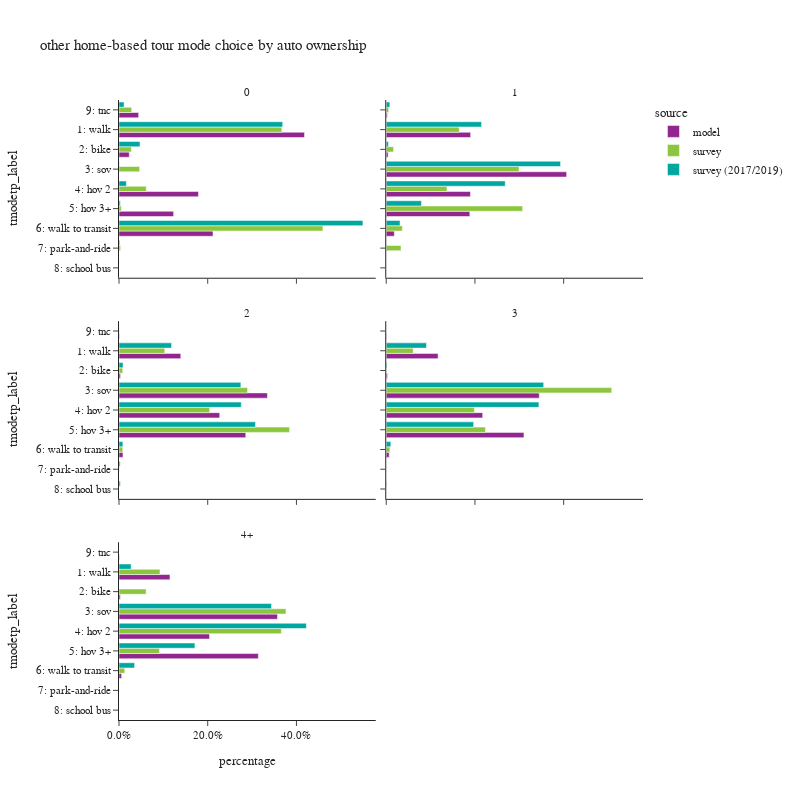

The cell this chart's notebook holds for it:
### Code cell
plot_mode_choice(hb_tour.loc[hb_tour['auto_ownership_4+']!="-1"],"auto_ownership_4+",
                 {"auto_ownership_4+":["0","1","2","3","4+"],
                  "tmodetp_label":["1: walk","2: bike","3: sov","4: hov 2","5: hov 3+","6: walk to transit",
                                   "7: park-and-ride","8: school bus","9: other–survey only"]},
                 "auto ownership",2,800)

### Figure 1 — Plotly figure (JSON) as saved in the notebook; plotly's stock layout.template omitted (floating-point values rounded to 4 significant figures)
{"data": [{"alignmentgroup": "True", "customdata": [[88957], [4929], [38115], [26203], [45091], [9410]], "hovertemplate": "source=model<br>auto_ownership_4+=0<br>percentage=%{x}<br>tmodetp_label=%{y}<br>sample count=%{customdata[0]}<extra></extra>", "legendgroup": "model", "marker": {"color": "#91268F", "pattern": {"shape": ""}}, "name": "model", "offsetgroup": "model", "orientation": "h", "showlegend": true, "textposition": "auto", "type": "bar", "x": [0.4182, 0.02317, 0.1792, 0.1232, 0.212, 0.04424], "xaxis": "x5", "y": ["1: walk", "2: bike", "4: hov 2", "5: hov 3+", "6: walk to transit", "9: tnc"], "yaxis": "y5"}, {"alignmentgroup": "True", "customdata": [[132097], [2948], [282433], [131804], [130848], [12645], [1666]], "hovertemplate": "source=model<br>auto_ownership_4+=1<br>percentage=%{x}<br>tmodetp_label=%{y}<br>sample count=%{customdata[0]}<extra></extra>", "legendgroup": "model", "marker": {"color": "#91268F", "pattern": {"shape": ""}}, "name": "model", "offsetgroup": "model", "orientation": "h", "showlegend": false, "textposition": "auto", "type": "bar", "x": [0.1902, 0.004245, 0.4067, 0.1898, 0.1884, 0.01821, 0.002399], "xaxis": "x6", "y": ["1: walk", "2: bike", "3: sov", "4: hov 2", "5: hov 3+", "6: walk to transit", "9: tnc"], "yaxis": "y6"}, {"alignmentgroup": "True", "customdata": [[172819], [4157], [415190], [281776], [354619], [11121], [1352]], "hovertemplate": "source=model<br>auto_ownership_4+=2<br>percentage=%{x}<br>tmodetp_label=%{y}<br>sample count=%{customdata[0]}<extra></extra>", "legendgroup": "model", "marker": {"color": "#91268F", "pattern": {"shape": ""}}, "name": "model", "offsetgroup": "model", "orientation": "h", "showlegend": false, "textposition": "auto", "type": "bar", "x": [0.1393, 0.00335, 0.3346, 0.227, 0.2857, 0.008961, 0.001089], "xaxis": "x3", "y": ["1: walk", "2: bike", "3: sov", "4: hov 2", "5: hov 3+", "6: walk to transit", "9: tnc"], "yaxis": "y3"}, {"alignmentgroup": "True", "customdata": [[83716], [2078], [247087], [155718], [222343], [4708], [590]], "hovertemplate": "source=model<br>auto_ownership_4+=3<br>percentage=%{x}<br>tmodetp_label=%{y}<br>sample count=%{customdata[0]}<extra></extra>", "legendgroup": "model", "marker": {"color": "#91268F", "pattern": {"shape": ""}}, "name": "model", "offsetgroup": "model", "orientation": "h", "showlegend": false, "textposition": "auto", "type": "bar", "x": [0.1169, 0.002901, 0.345, 0.2174, 0.3104, 0.006573, 0.0008237], "xaxis": "x4", "y": ["1: walk", "2: bike", "3: sov", "4: hov 2", "5: hov 3+", "6: walk to transit", "9: tnc"], "yaxis": "y4"}, {"alignmentgroup": "True", "customdata": [[44740], [1143], [139125], [79455], [122315], [2289], [344]], "hovertemplate": "source=model<br>auto_ownership_4+=4+<br>percentage=%{x}<br>tmodetp_label=%{y}<br>sample count=%{customdata[0]}<extra></extra>", "legendgroup": "model", "marker": {"color": "#91268F", "pattern": {"shape": ""}}, "name": "model", "offsetgroup": "model", "orientation": "h", "showlegend": false, "textposition": "auto", "type": "bar", "x": [0.1149, 0.002935, 0.3573, 0.204, 0.3141, 0.005878, 0.0008834], "xaxis": "x", "y": ["1: walk", "2: bike", "3: sov", "4: hov 2", "5: hov 3+", "6: walk to transit", "9: tnc"], "yaxis": "y"}, {"alignmentgroup": "True", "customdata": [[227], [29], [8], [15], [12], [128], [5], [10]], "hovertemplate": "source=survey<br>auto_ownership_4+=0<br>percentage=%{x}<br>tmodetp_label=%{y}<br>sample count=%{customdata[0]}<extra></extra>", "legendgroup": "survey", "marker": {"color": "#8CC63E", "pattern": {"shape": ""}}, "name": "survey", "offsetgroup": "survey", "orientation": "h", "showlegend": true, "textposition": "auto", "type": "bar", "x": [0.3671, 0.02794, 0.04656, 0.06136, 0.005082, 0.4597, 0.003652, 0.0286], "xaxis": "x5", "y": ["1: walk", "2: bike", "3: sov", "4: hov 2", "5: hov 3+", "6: walk to transit", "7: park-and-ride", "9: tnc"], "yaxis": "y5"}, {"alignmentgroup": "True", "customdata": [[441], [60], [556], [296], [163], [54], [6], [2], [4]], "hovertemplate": "source=survey<br>auto_ownership_4+=1<br>percentage=%{x}<br>tmodetp_label=%{y}<br>sample count=%{customdata[0]}<extra></extra>", "legendgroup": "survey", "marker": {"color": "#8CC63E", "pattern": {"shape": ""}}, "name": "survey", "offsetgroup": "survey", "orientation": "h", "showlegend": false, "textposition": "auto", "type": "bar", "x": [0.1645, 0.01647, 0.2994, 0.1369, 0.3076, 0.03627, 0.03327, 6.529e-05, 0.005491], "xaxis": "x6", "y": ["1: walk", "2: bike", "3: sov", "4: hov 2", "5: hov 3+", "6: walk to transit", "7: park-and-ride", "8: school bus", "9: tnc"], "yaxis": "y6"}, {"alignmentgroup": "True", "customdata": [[187], [24], [494], [364], [270], [14], [5], [5]], "hovertemplate": "source=survey<br>auto_ownership_4+=2<br>percentage=%{x}<br>tmodetp_label=%{y}<br>sample count=%{customdata[0]}<extra></extra>", "legendgroup": "survey", "marker": {"color": "#8CC63E", "pattern": {"shape": ""}}, "name": "survey", "offsetgroup": "survey", "orientation": "h", "showlegend": false, "textposition": "auto", "type": "bar", "x": [0.1032, 0.008496, 0.2898, 0.2043, 0.3845, 0.00839, 0.0006206, 0.0006715], "xaxis": "x3", "y": ["1: walk", "2: bike", "3: sov", "4: hov 2", "5: hov 3+", "6: walk to transit", "7: park-and-ride", "9: tnc"], "yaxis": "y3"}, {"alignmentgroup": "True", "customdata": [[38], [2], [194], [91], [45], [2]], "hovertemplate": "source=survey<br>auto_ownership_4+=3<br>percentage=%{x}<br>tmodetp_label=%{y}<br>sample count=%{customdata[0]}<extra></extra>", "legendgroup": "survey", "marker": {"color": "#8CC63E", "pattern": {"shape": ""}}, "name": "survey", "offsetgroup": "survey", "orientation": "h", "showlegend": false, "textposition": "auto", "type": "bar", "x": [0.06076, 0.0003418, 0.5084, 0.1986, 0.2236, 0.008303], "xaxis": "x4", "y": ["1: walk", "2: bike", "3: sov", "4: hov 2", "5: hov 3+", "6: walk to transit"], "yaxis": "y4"}, {"alignmentgroup": "True", "customdata": [[13], [3], [65], [45], [16], [2]], "hovertemplate": "source=survey<br>auto_ownership_4+=4+<br>percentage=%{x}<br>tmodetp_label=%{y}<br>sample count=%{customdata[0]}<extra></extra>", "legendgroup": "survey", "marker": {"color": "#8CC63E", "pattern": {"shape": ""}}, "name": "survey", "offsetgroup": "survey", "orientation": "h", "showlegend": false, "textposition": "auto", "type": "bar", "x": [0.09236, 0.06121, 0.3764, 0.366, 0.09106, 0.01299], "xaxis": "x", "y": ["1: walk", "2: bike", "3: sov", "4: hov 2", "5: hov 3+", "6: walk to transit"], "yaxis": "y"}, {"alignmentgroup": "True", "customdata": [[389], [28], [7], [27], [12], [286], [4], [1], [22]], "hovertemplate": "source=survey (2017/2019)<br>auto_ownership_4+=0<br>percentage=%{x}<br>tmodetp_label=%{y}<br>sample count=%{customdata[0]}<extra></extra>", "legendgroup": "survey (2017/2019)", "marker": {"color": "#00A7A0", "pattern": {"shape": ""}}, "name": "survey (2017/2019)", "offsetgroup": "survey (2017/2019)", "orientation": "h", "showlegend": true, "textposition": "auto", "type": "bar", "x": [0.3691, 0.04729, 0.0006345, 0.0166, 0.002892, 0.5499, 0.001909, 0.0001904, 0.0115], "xaxis": "x5", "y": ["1: walk", "2: bike", "3: sov", "4: hov 2", "5: hov 3+", "6: walk to transit", "7: park-and-ride", "8: school bus", "9: tnc"], "yaxis": "y5"}, {"alignmentgroup": "True", "customdata": [[977], [40], [839], [626], [264], [165], [8], [2], [34]], "hovertemplate": "source=survey (2017/2019)<br>auto_ownership_4+=1<br>percentage=%{x}<br>tmodetp_label=%{y}<br>sample count=%{customdata[0]}<extra></extra>", "legendgroup": "survey (2017/2019)", "marker": {"color": "#00A7A0", "pattern": {"shape": ""}}, "name": "survey (2017/2019)", "offsetgroup": "survey (2017/2019)", "orientation": "h", "showlegend": false, "textposition": "auto", "type": "bar", "x": [0.2149, 0.004967, 0.393, 0.2683, 0.07937, 0.03101, 0.0003279, 5.575e-05, 0.008142], "xaxis": "x6", "y": ["1: walk", "2: bike", "3: sov", "4: hov 2", "5: hov 3+", "6: walk to transit", "7: park-and-ride", "8: school bus", "9: tnc"], "yaxis": "y6"}, {"alignmentgroup": "True", "customdata": [[466], [43], [774], [639], [459], [73], [10], [7], [8]], "hovertemplate": "source=survey (2017/2019)<br>auto_ownership_4+=2<br>percentage=%{x}<br>tmodetp_label=%{y}<br>sample count=%{customdata[0]}<extra></extra>", "legendgroup": "survey (2017/2019)", "marker": {"color": "#00A7A0", "pattern": {"shape": ""}}, "name": "survey (2017/2019)", "offsetgroup": "survey (2017/2019)", "orientation": "h", "showlegend": false, "textposition": "auto", "type": "bar", "x": [0.1186, 0.009152, 0.2747, 0.2756, 0.3076, 0.008719, 0.002597, 0.002912, 0.0001232], "xaxis": "x3", "y": ["1: walk", "2: bike", "3: sov", "4: hov 2", "5: hov 3+", "6: walk to transit", "7: park-and-ride", "8: school bus", "9: tnc"], "yaxis": "y3"}, {"alignmentgroup": "True", "customdata": [[58], [2], [194], [140], [86], [12], [2], [1]], "hovertemplate": "source=survey (2017/2019)<br>auto_ownership_4+=3<br>percentage=%{x}<br>tmodetp_label=%{y}<br>sample count=%{customdata[0]}<extra></extra>", "legendgroup": "survey (2017/2019)", "marker": {"color": "#00A7A0", "pattern": {"shape": ""}}, "name": "survey (2017/2019)", "offsetgroup": "survey (2017/2019)", "orientation": "h", "showlegend": false, "textposition": "auto", "type": "bar", "x": [0.09077, 0.001741, 0.3549, 0.3441, 0.197, 0.01031, 0.001032, 5.789e-05], "xaxis": "x4", "y": ["1: walk", "2: bike", "3: sov", "4: hov 2", "5: hov 3+", "6: walk to transit", "8: school bus", "9: tnc"], "yaxis": "y4"}, {"alignmentgroup": "True", "customdata": [[15], [91], [65], [43], [3]], "hovertemplate": "source=survey (2017/2019)<br>auto_ownership_4+=4+<br>percentage=%{x}<br>tmodetp_label=%{y}<br>sample count=%{customdata[0]}<extra></extra>", "legendgroup": "survey (2017/2019)", "marker": {"color": "#00A7A0", "pattern": {"shape": ""}}, "name": "survey (2017/2019)", "offsetgroup": "survey (2017/2019)", "orientation": "h", "showlegend": false, "textposition": "auto", "type": "bar", "x": [0.02737, 0.3438, 0.4224, 0.1712, 0.03524], "xaxis": "x", "y": ["1: walk", "3: sov", "4: hov 2", "5: hov 3+", "6: walk to transit"], "yaxis": "y"}], "layout": {"annotations": [{"font": {}, "showarrow": false, "text": "4+", "x": 0.245, "xanchor": "center", "xref": "paper", "y": 0.2867, "yanchor": "bottom", "yref": "paper"}, {"font": {}, "showarrow": false, "text": "2", "x": 0.245, "xanchor": "center", "xref": "paper", "y": 0.6433, "yanchor": "bottom", "yref": "paper"}, {"font": {}, "showarrow": false, "text": "3", "x": 0.755, "xanchor": "center", "xref": "paper", "y": 0.6433, "yanchor": "bottom", "yref": "paper"}, {"font": {}, "showarrow": false, "text": "0", "x": 0.245, "xanchor": "center", "xref": "paper", "y": 1.0, "yanchor": "bottom", "yref": "paper"}, {"font": {}, "showarrow": false, "text": "1", "x": 0.755, "xanchor": "center", "xref": "paper", "y": 1.0, "yanchor": "bottom", "yref": "paper"}], "barmode": "group", "height": 800, "legend": {"title": {"text": "source"}, "tracegroupgap": 0}, "title": {"text": "other home-based tour mode choice by auto ownership"}, "width": 800, "xaxis": {"anchor": "y", "domain": [0.0, 0.49], "tickformat": ".1%", "title": {"text": "percentage"}}, "xaxis2": {"anchor": "y2", "domain": [0.51, 1.0], "matches": "x", "tickformat": ".1%", "title": {"text": "percentage"}}, "xaxis3": {"anchor": "y3", "domain": [0.0, 0.49], "matches": "x", "showticklabels": false, "tickformat": ".1%"}, "xaxis4": {"anchor": "y4", "domain": [0.51, 1.0], "matches": "x", "showticklabels": false, "tickformat": ".1%"}, "xaxis5": {"anchor": "y5", "domain": [0.0, 0.49], "matches": "x", "showticklabels": false, "tickformat": ".1%"}, "xaxis6": {"anchor": "y6", "domain": [0.51, 1.0], "matches": "x", "showticklabels": false, "tickformat": ".1%"}, "yaxis": {"anchor": "x", "categoryarray": ["9: other–survey only", "8: school bus", "7: park-and-ride", "6: walk to transit", "5: hov 3+", "4: hov 2", "3: sov", "2: bike", "1: walk"], "categoryorder": "array", "domain": [0.0, 0.2867], "title": {"text": "tmodetp_label"}}, "yaxis2": {"anchor": "x2", "domain": [0.0, 0.2867], "matches": "y", "showticklabels": false}, "yaxis3": {"anchor": "x3", "categoryarray": ["9: other–survey only", "8: school bus", "7: park-and-ride", "6: walk to transit", "5: hov 3+", "4: hov 2", "3: sov", "2: bike", "1: walk"], "categoryorder": "array", "domain": [0.3567, 0.6433], "matches": "y", "title": {"text": "tmodetp_label"}}, "yaxis4": {"anchor": "x4", "domain": [0.3567, 0.6433], "matches": "y", "showticklabels": false}, "yaxis5": {"anchor": "x5", "categoryarray": ["9: other–survey only", "8: school bus", "7: park-and-ride", "6: walk to transit", "5: hov 3+", "4: hov 2", "3: sov", "2: bike", "1: walk"], "categoryorder": "array", "domain": [0.7133, 1.0], "matches": "y", "title": {"text": "tmodetp_label"}}, "yaxis6": {"anchor": "x6", "domain": [0.7133, 1.0], "matches": "y", "showticklabels": false}}}
